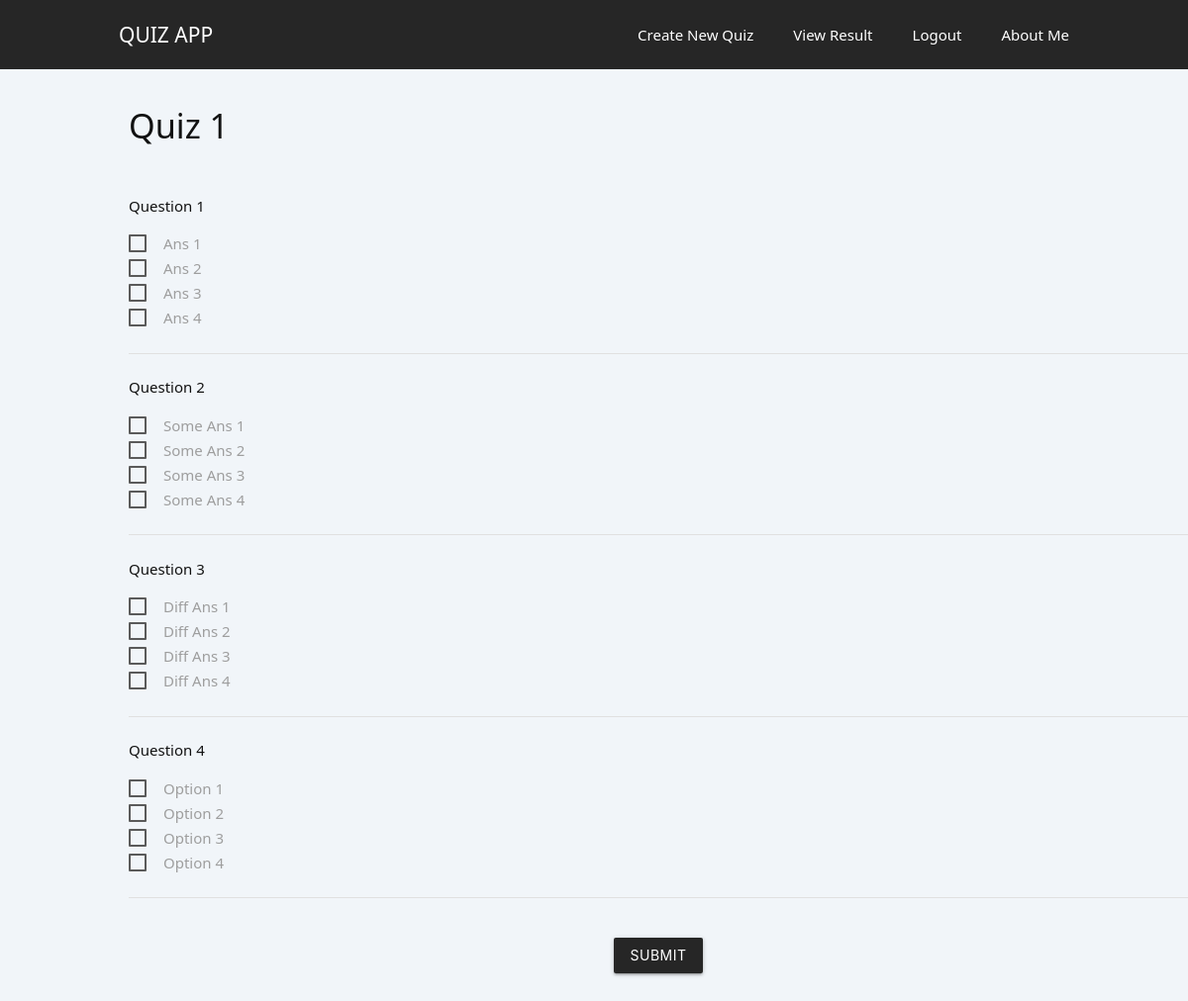
The app's page /takequiz/24 with its own data.
### quizapp/models.py (models this page shows, shortened)
class Quizzes(models.Model):
    user = models.ForeignKey(User, on_delete=models.CASCADE)
    title = models.CharField(max_length=100)
    description = models.CharField(max_length=100)
    questions = models.ManyToManyField(Question)

class Question(models.Model):
    user = models.ForeignKey(User, on_delete=models.CASCADE, null=True)
    question_text = models.CharField(max_length=100, null=True)
    mark = models.PositiveIntegerField(null=True)
    answers = models.ManyToManyField(Answer)

class Answer(models.Model):
    user = models.ForeignKey(User, on_delete=models.CASCADE)
    answer_text = models.CharField(max_length=100)
    is_correct = models.BooleanField(default=False)

### quizapp/views.py (the view)
# urls.py: path("takequiz/<quiz_id>", takequiz, name="takequiz"),
def takequiz(request, quiz_id):
    quiz = get_object_or_404(Quizzes, id=quiz_id)
    context = {
        'quiz': quiz,
    }
    return render(request, 'quiz/takequiz.html', context)

### templates/quiz/takequiz.html (shortened to what this page needs)
{% extends 'base.html' %}
{%block content %}
  <div class="section">
  	<h4>{{ quiz.title }}</h4>
  </div>
  <div class="col s12" style="margin-left:130px;">
    <form method="post" id="sectionform" action="{% url 'submitquiz' quiz.id %}" role="form" class="col s12">
      {% for question in quiz.questions.all %}
        <div class="col s12">
          <br>
          <p>{{ question.question_text }}</p>
        </div>
      {% for answer in question.answers.all %}
        <div class="input col s12">
          <label>
            <span>{{ answer.answer_text }}</span>
          </label>
        </div>
      {% endfor %}
      <br><div class="divider"></div>
    {% endfor %}
    <div class="col s12">
      <center>
        <button type="submit" style="margin-top:40px; margin-bottom:40px" value="login" class="btn backcl waves-effect waves-light" onclick="return confirm('Submit your responses?')">
          Submit
        </button>
      </center>
    </div>
    </form>
  </div>
{% endblock %}

### templates/base.html (shortened to what this page needs)
{% load static %}
<html>
<head>
    <link href="https://cdn.jsdelivr.net/npm/bootstrap@5.0.2/dist/css/bootstrap.min.css" rel="stylesheet"
>
    <link rel="stylesheet" href="{% static 'css/navbar.css' %}"/>
    <link rel="stylesheet" href="{% static 'css/body.css' %}">
    <link href="{% static 'css/materialize.css' %}" type="text/css" rel="stylesheet"/>
    <link href="{% static 'css/style.css' %}" type="text/css" rel="stylesheet" />
</head>
<body>
    <section class="navigation">
        <div class="nav-container" id="anchor">
            <div class="brand">
                <a href="{% url 'home' %}">Quiz App</a>
            </div>
            <nav>
                <ul class="nav-list">
                    <li>
                        <a href="{% url 'newquiz' %}">Create New Quiz</a>
                    </li>
                    <li>
                        <a href="{% url 'results' %}">View Result</a>
                    </li>
                    <li>
                        <a href="{% url 'user_logout' %}">Logout</a>
                    </li>
                    <li>
                        <a href="{% url 'aboutme' %}">About Me</a>
                    </li>
                </ul>
            </nav>
        </div>
    </section>
    {% block content %} {% endblock %}
</body>
</html>

### auapp/static/css/navbar.css (style rules this page uses)
.navigation { height: 70px; background: #262626; }
.brand { position: absolute; padding-left: 20px; float: left; line-height: 70px; text-transform: uppercase; font-size: 1.4em; }
.brand a, .brand a:visited { color: #ffffff; text-decoration: none; }
.nav-container { max-width: 1000px; margin: 0 auto; }
nav { float: right; }
nav ul { list-style: none; margin: 0; padding: 0; }
nav ul li { float: left; position: relative; }
nav ul li a, nav ul li a:visited { display: block; padding: 0 20px; line-height: 70px; background: #262626; color: #ffffff; text-decoration: none; }
@media screen and (min-width: 799px) { .nav-list { display: block !important; } }

### auapp/static/css/body.css (style rules this page uses)
:root { --color-white: #ffffff; --color-light: #f1f5f9; --color-black: #121212; --color-night: #001632; --color-red: #f44336; --color-blue: #1a73e8; --color-gray: #80868b; --color-grayish: #dadce0; --shadow-normal: 0 1px 3px 0 rgba(0, 0, 0, 0.1), 0 1px 2px 0 rgba(0, 0, 0, 0.06); --shadow-medium: 0 4px 6px -1px rgba(0, 0, 0, 0.1), 0 2px 4px -1px rgba(0, 0, 0, 0.06); --shadow-large: 0 10px 15px -3px rgba(0, 0, 0, 0.1), 0 4px 6px -2px rgba(0, 0, 0, 0.05); }
html { font-size: 100%; font-size-adjust: 100%; box-sizing: border-box; scroll-behavior: smooth; }
*, *::before, *::after { padding: 0; margin: 0; box-sizing: inherit; list-style: none; list-style-type: none; text-decoration: none; -webkit-font-smoothing: antialiased; -moz-osx-font-smoothing: grayscale; text-rendering: optimizeLegibility; }
body { font-family: "Segoe UI", Tahoma, Geneva, Verdana, sans-serif; font-size: 1rem; font-weight: normal; line-height: 1.5; color: var(--color-black); background: var(--color-light); }
a, button { font-family: inherit; font-size: inherit; line-height: inherit; cursor: pointer; border: none; outline: none; background: none; text-decoration: none; }
.backcl { background-color: #262626; }

### templates/base.html (style rules this page uses)
#anchor a { text-decoration: none; }
h4 { display: inline-block; margin-left: 130px; }
.backcl { background-color: #262626; }

### records on screen
Quizzes: title "Quiz 1"
Question: question_text "Question 1"
Answer: answer_text "Ans 1"
Answer: answer_text "Ans 2"
Answer: answer_text "Ans 3"
Answer: answer_text "Ans 4"
Question: question_text "Question 2"
Answer: answer_text "Some Ans 1"
Answer: answer_text "Some Ans 2"
Answer: answer_text "Some Ans 3"
Answer: answer_text "Some Ans 4"
Question: question_text "Question 3"
Answer: answer_text "Diff Ans 1"
Answer: answer_text "Diff Ans 2"
Answer: answer_text "Diff Ans 3"
Answer: answer_text "Diff Ans 4"
Question: question_text "Question 4"
Answer: answer_text "Option 1"
Answer: answer_text "Option 2"
Answer: answer_text "Option 3"
Answer: answer_text "Option 4"
